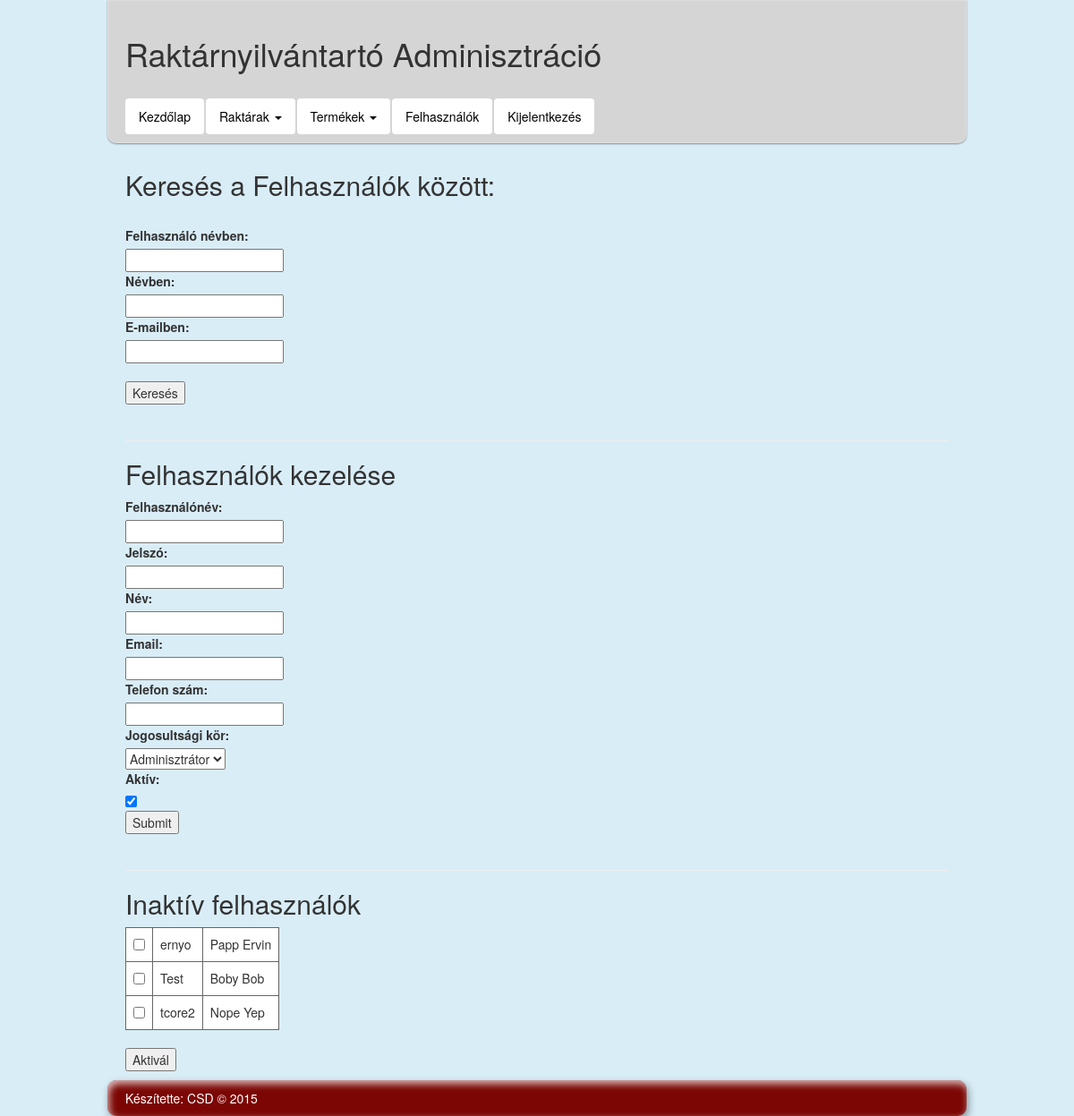
Page /admin?q=felhasznalok (signed in) on the committed database.
### tables this page shows
CREATE TABLE IF NOT EXISTS `users` (
`id` int(11) NOT NULL,
  `uname` varchar(50) NOT NULL,
  `upass` varchar(255) NOT NULL,
  `name` varchar(100) NOT NULL,
  `email` varchar(150) NOT NULL,
  `phone` varchar(20) NOT NULL,
  `rights` tinyint(4) NOT NULL DEFAULT '4',
  `active` tinyint(4) NOT NULL DEFAULT '1'
);

### admin/controllers/usersPage.php (called while the page is built, shortened)
<?php
$query = "SELECT * FROM `rights`";
$result = $db->query($query);
$query = "SELECT * FROM `users` WHERE active=0";
$inactive = $db->query($query);
$rights = array();
$c = 0;
while ($uData = $result->fetch_array()) {
	$rights[$c]['id'] = $uData['id'];
	$rights[$c]['description'] = $uData['description'];
	$c++;
}
?>

### admin/views/usersPage.php (the view, shortened to what this page needs)
<?php include('includes/header.php'); ?>
<div id="content">
    <h2>Keresés a Felhasználók között:</h2>
    <?php if (isset($_SESSION['sresult'])) : ?>
        <?php
        if (!empty($_SESSION['sresult'])) {
            foreach ($_SESSION['sresult'] as $item) {
                echo '<div>';
                echo '<div class="uname">' . $item['uname'] . '</div>';
                echo '<div class="name">' . $item['name'] . '</div>';
                echo '<div class="email">' . $item['email'] . '</div>';
                echo '</div>';
            }
        } else {
            echo '<p>Nincs találat.</p>';
        }
        unset($_SESSION['sresult']);
        ?>
        <br>
        <ul id="navigation" class="nav nav-pills">
            <li role="presentation"><a href="?q=felhasznalok">Új keresés</a></li>
        </ul><br>
        <div class="divider"></div>
    <?php else : ?>
        <form name="searchForm" method="post" id="searchForm">
            <br>
            <label>Felhasználó névben:</label>
            <br>
            <input type="text" name="uname" class="shortText">
            <br>
            <label>Névben:</label>
            <br>
            <input type="text" name="name" class="shortText">
            <br>
            <label>E-mailben:</label>
            <br>
            <input type="text" name="email" class="shortText">
            <br><br>
            <input type="submit" name="searchSubmit" value="Keresés">
        </form><br>
    <?php endif; ?>
    <hr>
    <h2>Felhasználók kezelése</h2>
    <?php if (isset($_SESSION['msg'])) : ?>
        <p><?php
            print($_SESSION['msg']);
            unset($_SESSION['msg']);
            ?></p>
        <br>
        <ul id="navigation" class="nav nav-pills">
            <li role="presentation"><a href="?q=felhasznalok">Új felhasználó</a></li>
        </ul>
    <?php else : ?>
    <?php if ($_SESSION['rights'] == 1) : ?>
            <form name="usersForm" method="post" id="newsForm">
                <label>Felhasználónév:</label>
                <br>
                <input type="text" name="uname" class="shortText">
                <br>
                <label>Jelszó:</label>
                <br>
                <input type="text" name="upass" class="shortText">
                <br>
                <label>Név:</label>
                <br>
                <input type="text" name="name" class="shortText">
                <br>
                <label>Email:</label>
                <br>
                <input type="text" name="email" class="shortText">
                <br>
                <label>Telefon szám:</label>
                <br>
                <input type="text" name="phone" maxlength="20">
                <br>
                <label>Jogosultsági kör:</label>
                <br>
                <select name="rights">
                    <?php
                    foreach ($rights as $right) {
                        echo '<option value="' . $right['id'] . '">' . $right['description'] . '</option>';
                    }
                    ?>
                </select>
                <br>
                <label>Aktív:</label>
                <br>
                <input type="checkbox" name="active" checked="1">
                <br>
                <input type="submit" name="usersSubmit">
            </form>
    <?php else : ?>
<div class="divider"></div>
            <p>Nincs jogosultsága az oldal megtekintéséhez.</p>
        <?php endif; ?>
    <?php if ($_SESSION['rights'] == 1 || $_SESSION['rights'] == 2) : ?>
            <br>
            <hr>
            <h2>Inaktív felhasználók</h2>
            <form name="activeForm" method="post" id="activeForm">
                <table>
                    <?php
                    $c = 1;
                    foreach ($inactive as $item) {
                        echo '<tr>';
                        echo '<td class="tid"><input type="checkbox" name="activate' . $c . '" value="' . $item['id'] . '"></td>';
                        echo '<td class="ttag">' . $item['uname'] . '</td>';
                        echo '<td class="ttitle">' . $item['name'] . '</td>';
                        echo '</tr>';
                        $c++;
                    }
                    ?>
                </table>
                <br>
                <input type="submit" name="activeSubmit" value="Aktivál">
            </form>
        <?php endif; ?>
<?php endif; ?>
</div>
<?php
include('includes/footer.php');

### views/css/base.css (style rules this page uses)
body { margin: 0; background-color: #d9edf7; }
#content { padding: 10px 20px; max-width: 960px; margin: 0 auto; }

### admin/views/usersPage.php (style rules this page uses)
td { border-width: 1px; padding: 8px; border-style: solid; border-color: #666666; background-color: #ffffff; }

### rows in the picture
users: uname "ernyo", name "Papp Ervin"
users: uname "Test", name "Boby Bob"
users: uname "tcore2", name "Nope Yep"

### other values in the picture
form field rights "Adminisztrátor"
